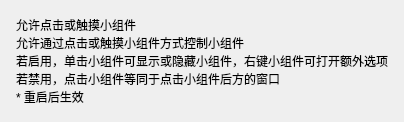
          <widget class="CardWidget" name="CardWidget_13">
           <property name="minimumSize">
            <size>
             <width>0</width>
             <height>70</height>
            </size>
           </property>
           <layout class="QVBoxLayout" name="verticalLayout_23">
            <property name="spacing">
             <number>16</number>
            </property>
            <property name="leftMargin">
             <number>16</number>
            </property>
            <property name="topMargin">
             <number>16</number>
            </property>
            <property name="rightMargin">
             <number>16</number>
            </property>
            <property name="bottomMargin">
             <number>16</number>
            </property>
            <item>
             <layout class="QHBoxLayout" name="horizontalLayout_18">
              <property name="spacing">
               <number>0</number>
              </property>
              <item>
               <layout class="QVBoxLayout" name="verticalLayout_22">
                <property name="spacing">
                 <number>0</number>
                </property>
                <item>
                 <widget class="StrongBodyLabel" name="StrongBodyLabel_18">
                  <property name="sizePolicy">
                   <sizepolicy hsizetype="Expanding" vsizetype="Preferred">
                    <horstretch>0</horstretch>
                    <verstretch>0</verstretch>
                   </sizepolicy>
                  </property>
                  <property name="text">
                   <string>允许点击或触摸小组件</string>
                  </property>
                 </widget>
                </item>
                <item>
                 <widget class="CaptionLabel" name="CaptionLabel_15">
                  <property name="text">
                   <string>允许通过点击或触摸小组件方式控制小组件
若启用，单击小组件可显示或隐藏小组件，右键小组件可打开额外选项
若禁用，点击小组件等同于点击小组件后方的窗口
* 重启后生效</string>
                  </property>
                  <property name="wordWrap">
                   <bool>false</bool>
                  </property>
                  <property name="lightColor" stdset="0">
                   <color alpha="150">
                    <red>0</red>
                    <green>0</green>
                    <blue>0</blue>
                   </color>
                  </property>
                  <property name="darkColor" stdset="0">
                   <color alpha="200">
                    <red>255</red>
                    <green>255</green>
                    <blue>255</blue>
                   </color>
                  </property>
                 </widget>
                </item>
               </layout>
              </item>
              <item>
               <widget class="SwitchButton" name="switch_enable_click" native="true">
                <property name="onText" stdset="0">
                 <string>启用</string>
                </property>
                <property name="offText" stdset="0">
                 <string>禁用</string>
                </property>
               </widget>
              </item>
             </layout>
            </item>
           </layout>
          </widget>
